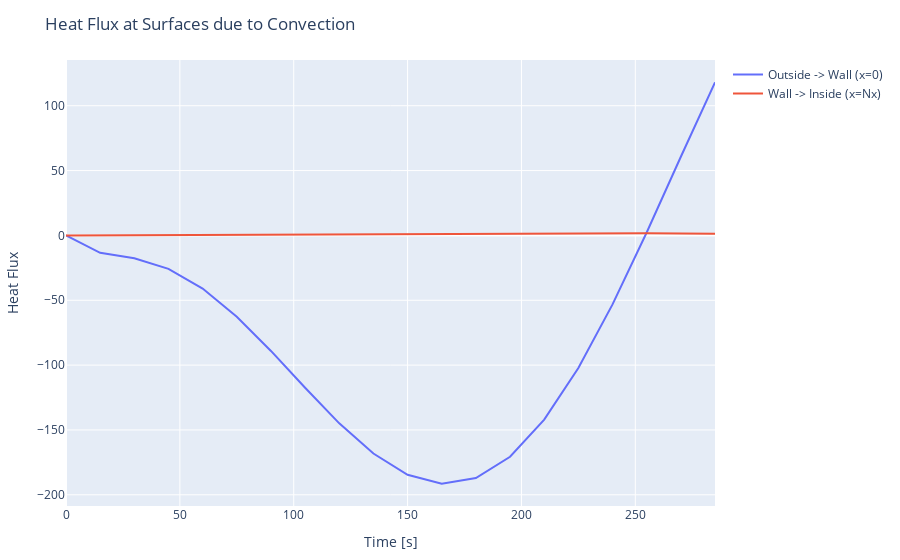

Write notebook code for a chart like this one.
### Code cell
trace1 = PlotlyJS.scatter(x=time_val, y=E_conv_in_time[1:end-1], mode="lines", name="Wall -> Inside (x=Nx)")

trace2 = PlotlyJS.scatter(x=time_val, y=E_conv_out_time[1:end-1],mode="lines", name="Outside -> Wall (x=0)")

# .plot(t/3600, T_int, mode="lines", name="T_int", )
PlotlyJS.plot([trace2, trace1], Layout(;title="Heat Flux at Surfaces due to Convection", showlegend=true, xaxis_title="Time [s]", yaxis_title="Heat Flux" ),  config=PlotConfig(scrollZoom=false))

### Figure 1 — Plotly figure (JSON) as saved in the notebook; plotly's stock layout.template omitted (floating-point values rounded to 4 significant figures)
{"data": [{"mode": "lines", "name": "Outside -> Wall (x=0)", "type": "scatter", "x": [0, 15, 30, 45, 60, 75, 90, 105, 120, 135, 150, 165, 180, 195, 210, 225, 240, 255, 270, 285, 300], "y": [0, -13.43, -17.65, -25.78, -40.93, -62.66, -89.06, -117.5, -144.9, -168.2, -184.5, -191.4, -187.1, -170.7, -142.0, -102.2, -53.17, 2.292, 60.69, 118.1]}, {"mode": "lines", "name": "Wall -> Inside (x=Nx)", "type": "scatter", "x": [0, 15, 30, 45, 60, 75, 90, 105, 120, 135, 150, 165, 180, 195, 210, 225, 240, 255, 270, 285, 300], "y": [0, 0.115, 0.2438, 0.3814, 0.5237, 0.668, 0.8131, 0.9583, 1.103, 1.247, 1.386, 1.518, 1.635, 1.728, 1.789, 1.805, 1.767, 1.667, 1.5, 1.265]}], "layout": {"margin": {"b": 50, "l": 50, "r": 50, "t": 60}, "showlegend": true, "title": "Heat Flux at Surfaces due to Convection", "xaxis": {"title": {"text": "Time [s]"}}, "yaxis": {"title": {"text": "Heat Flux"}}}}
